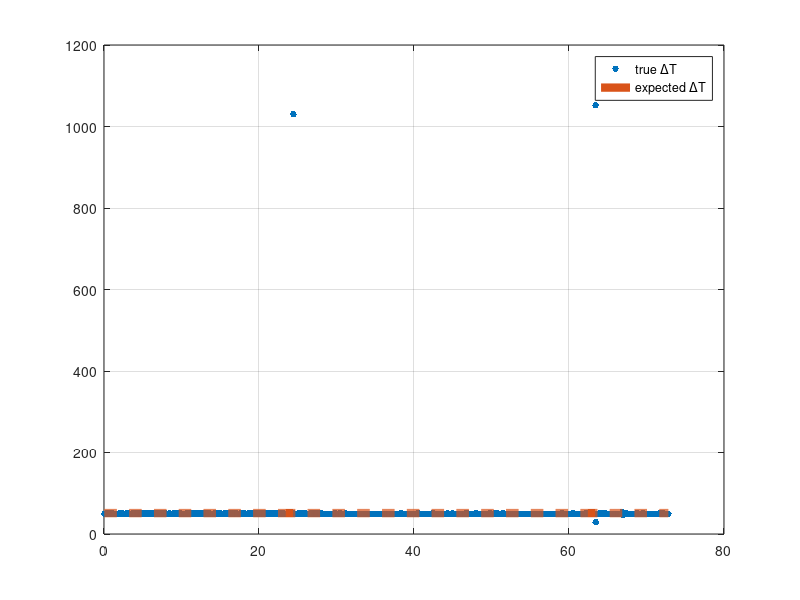

This figure's MATLAB source: (Note: this script raises an error after producing the figure.)
clear all;
clc;
imu_data = csvread('image_ts_data.csv');
expected_freq = length(imu_data)*1e9/(imu_data(end, 1)-imu_data(1, 1))
expected_deltaT = 1000/expected_freq % in ms
% Process data
deltaTs = [];
times = [];
t_first = 1000*imu_data(1, 1)/1e9;
for i=2:length(imu_data)
    t1 = 1000*imu_data(i-1, 1)/1e9;
    t2 = 1000*imu_data(i, 1)/1e9;
    deltaT = (t2-t1);
    deltaTs = [deltaTs deltaT];
    times = [times (t2-t_first)/1000];
end

deltaTsExpected = 1000*(1/expected_freq) * ones(1, length(deltaTs));

figure(1)
p = plot(times, deltaTs, '.', 'MarkerSize', 15);
hold on;
q = plot(times, deltaTsExpected, '--', 'LineWidth', 6);
hold off;
grid;
lgd = legend([p, q], 'true \DeltaT', 'expected \DeltaT');
lgd.FontSize = 20;
ylabel('\DeltaT in ms', 'FontSize', 36);
xlabel('Time [s]', 'FontSize', 36);
title('\DeltaT in ms between Camera measurements', 'FontSize', 36);
no_grtr = length(find(deltaTs > 1000*(1/expected_freq)))
no_lesser =  length(find(deltaTs <= 1000*(1/expected_freq)))
ylim([0, 2*max(deltaTs)]);